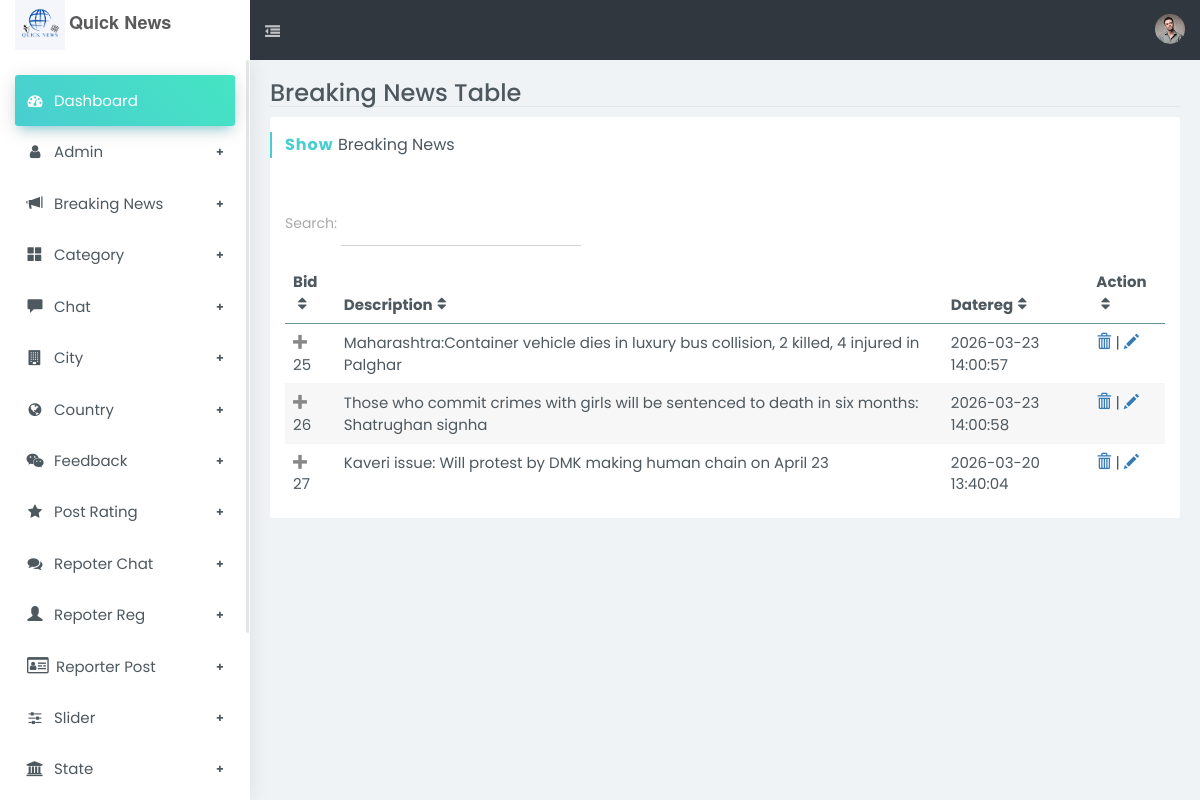
Screenshot of /newsadmin/index.php/breakingnewscontroller with the database file from the repository.
### tables this page shows
CREATE TABLE IF NOT EXISTS `breakingnews` (
  `bid` int NOT NULL AUTO_INCREMENT,
  `description` varchar(500) NOT NULL,
  `datereg` timestamp NOT NULL DEFAULT CURRENT_TIMESTAMP ON UPDATE CURRENT_TIMESTAMP,
  `bstatus` enum('Active','Deactive') NOT NULL DEFAULT 'Active',
  PRIMARY KEY (`bid`)
);

### newsadmin/application/controllers/breakingnewscontroller.php (called while the page is built, shortened)
<?php
class breakingnewscontroller extends CI_Controller{
    public function index() {
        $file['breaknews']=$this->db->get('breakingnews')->result();
        $this->load->view('template/header');
        $this->load->view('template/sidebar');
        $this->load->view('breaking news/showbreakingnews', $file);
    }
 }
?>

### newsadmin/index.php (called while the page is built, shortened)
<?php
require_once BASEPATH.'core/CodeIgniter.php';

### newsadmin/application/views/breaking news/showbreakingnews.php (the view, shortened to what this page needs)
		<section id="content">
			<div class="page page-tables-footable">
				<div class="b-b mb-10">
					<div class="row">
						<div class="col-sm-6 col-xs-12">
							<h1 class="h3 m-0">Breaking News Table</h1>
						</div>
					</div>
				</div>
				<div class="row">
					<div class="col-md-12">
						<section class="boxs ">
							<div class="boxs-header">
								<h3 class="custom-font hb-cyan">
									<strong>Show</strong> Breaking News</h3>
							</div>
							<div class="boxs-body">
								<div class="form-group">
									<label for="filter" style="padding-top: 5px">Search:</label>
									<input id="filter" type="text" class="form-control rounded w-md mb-10 inline-block" />
								</div>
								<table id="searchTextResults" data-filter="#filter" data-page-size="5" class="footable table table-custom">
									<thead>
										<tr>
											<th>Bid</th>
											<th>Description</th>
											<th data-hide="phone">Datereg</th>
											<th>Action</th>
										</tr>
									</thead>
									<tbody>
										<?php
										foreach($breaknews as $row)
											{
										?>
										<tr>
											<td><?php echo $row->bid?></td>
											<td><?php echo $row->description?></td>
											<td><?php echo $row->datereg?></td>
											<td>
												<a href="<?php echo site_url() ?>/breakingnewscontroller/del/<?php echo $row->bid?>"><i class="glyphicon glyphicon-trash"></i></a> |
												<a href="<?php echo site_url() ?>/breakingnewscontroller/edit/<?php echo $row->bid?>"><i class="glyphicon glyphicon-pencil"></i></a>
											</td>
										</tr>
										<?php
											}
										?>
									</tbody>
								</table>
							</div>
						</section>
					</div>
				</div>
			</div>
		</section>
	</div>
</body>
</html>

### rows the page displays
breakingnews: bid "25", description "Maharashtra:Container vehicle dies in luxury bus collision, 2 killed, 4 injured in Palghar", datereg "2026-03-23 14:00:57"
breakingnews: bid "26", description "Those who commit crimes with girls will be sentenced to death in six months: Shatrughan signha", datereg "2026-03-23 14:00:58"
breakingnews: bid "27", description "Kaveri issue: Will protest by DMK making human chain on April 23", datereg "2026-03-20 13:40:04"
